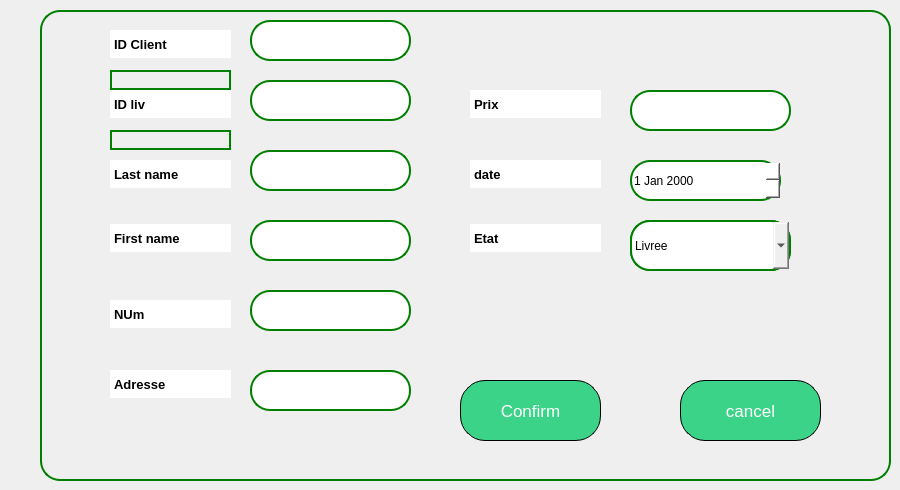
        <widget class="QWidget" name="Adddeli">
         <widget class="QWidget" name="ADDdeli" native="true">
          <property name="geometry">
           <rect>
            <x>40</x>
            <y>10</y>
            <width>851</width>
            <height>471</height>
           </rect>
          </property>
          <property name="styleSheet">
           <string notr="true">border:2px solid green;
border-radius: 20px;
</string>
          </property>
          <widget class="QLineEdit" name="IDdeliv">
           <property name="geometry">
            <rect>
             <x>210</x>
             <y>70</y>
             <width>161</width>
             <height>41</height>
            </rect>
           </property>
           <property name="styleSheet">
            <string notr="true">background-color: rgb(255, 255, 255);
border_radius:10px;</string>
           </property>
          </widget>
          <widget class="QLineEdit" name="IDLIVlineditdeli">
           <property name="geometry">
            <rect>
             <x>70</x>
             <y>80</y>
             <width>121</width>
             <height>28</height>
            </rect>
           </property>
           <property name="font">
            <font>
             <pointsize>10</pointsize>
             <bold>true</bold>
            </font>
           </property>
           <property name="styleSheet">
            <string notr="true">background-color: rgb(255, 255, 255);
color: rgb(0, 0, 0);

border-color: rgb(255, 255, 255);</string>
           </property>
           <property name="text">
            <string>ID liv</string>
           </property>
          </widget>
          <widget class="QLineEdit" name="lineEdit_11deli">
           <property name="geometry">
            <rect>
             <x>70</x>
             <y>290</y>
             <width>121</width>
             <height>28</height>
            </rect>
           </property>
           <property name="font">
            <font>
             <pointsize>10</pointsize>
             <bold>true</bold>
            </font>
           </property>
           <property name="styleSheet">
            <string notr="true">background-color: rgb(255, 255, 255);
color: rgb(0, 0, 0);

border-color: rgb(255, 255, 255);</string>
           </property>
           <property name="text">
            <string>NUm</string>
           </property>
          </widget>
          <widget class="QLineEdit" name="lineEdit_12deli">
           <property name="geometry">
            <rect>
             <x>70</x>
             <y>214</y>
             <width>121</width>
             <height>28</height>
            </rect>
           </property>
           <property name="font">
            <font>
             <pointsize>10</pointsize>
             <bold>true</bold>
            </font>
           </property>
           <property name="styleSheet">
            <string notr="true">background-color: rgb(255, 255, 255);
color: rgb(0, 0, 0);

border-color: rgb(255, 255, 255);</string>
           </property>
           <property name="text">
            <string>First name</string>
           </property>
          </widget>
          <widget class="QLineEdit" name="lineEdit_13deli">
           <property name="geometry">
            <rect>
             <x>70</x>
             <y>360</y>
             <width>121</width>
             <height>28</height>
            </rect>
           </property>
           <property name="font">
            <font>
             <pointsize>10</pointsize>
             <bold>true</bold>
            </font>
           </property>
           <property name="styleSheet">
            <string notr="true">background-color: rgb(255, 255, 255);
color: rgb(0, 0, 0);

border-color: rgb(255, 255, 255);</string>
           </property>
           <property name="text">
            <string>Adresse</string>
           </property>
          </widget>
          <widget class="QLineEdit" name="LSlineditdeli">
           <property name="geometry">
            <rect>
             <x>70</x>
             <y>150</y>
             <width>121</width>
             <height>28</height>
            </rect>
           </property>
           <property name="font">
            <font>
             <pointsize>10</pointsize>
             <bold>true</bold>
            </font>
           </property>
           <property name="styleSheet">
            <string notr="true">background-color: rgb(255, 255, 255);
color: rgb(0, 0, 0);

border-color: rgb(255, 255, 255);</string>
           </property>
           <property name="text">
            <string>Last name</string>
           </property>
          </widget>
          <widget class="QLineEdit" name="lineEdit_25deli">
           <property name="geometry">
            <rect>
             <x>430</x>
             <y>80</y>
             <width>131</width>
             <height>28</height>
            </rect>
           </property>
           <property name="font">
            <font>
             <pointsize>10</pointsize>
             <bold>true</bold>
            </font>
           </property>
           <property name="styleSheet">
            <string notr="true">background-color: rgb(255, 255, 255);
color: rgb(0, 0, 0);

border-color: rgb(255, 255, 255);</string>
           </property>
           <property name="text">
            <string>Prix</string>
           </property>
          </widget>
          <widget class="QLineEdit" name="lineEdit_27deli">
           <property name="geometry">
            <rect>
             <x>430</x>
             <y>214</y>
             <width>131</width>
             <height>28</height>
            </rect>
           </property>
           <property name="font">
            <font>
             <pointsize>10</pointsize>
             <bold>true</bold>
            </font>
           </property>
           <property name="styleSheet">
            <string notr="true">background-color: rgb(255, 255, 255);
color: rgb(0, 0, 0);

border-color: rgb(255, 255, 255);</string>
           </property>
           <property name="text">
            <string>Etat</string>
           </property>
          </widget>
          <widget class="QLineEdit" name="lineEdit_28deli">
           <property name="geometry">
            <rect>
             <x>430</x>
             <y>150</y>
             <width>131</width>
             <height>28</height>
            </rect>
           </property>
           <property name="font">
            <font>
             <pointsize>10</pointsize>
             <bold>true</bold>
            </font>
           </property>
           <property name="styleSheet">
            <string notr="true">background-color: rgb(255, 255, 255);
color: rgb(0, 0, 0);

border-color: rgb(255, 255, 255);</string>
           </property>
           <property name="text">
            <string>date</string>
           </property>
          </widget>
          <widget class="QLineEdit" name="ADdeli">
           <property name="geometry">
            <rect>
             <x>210</x>
             <y>360</y>
             <width>161</width>
             <height>41</height>
            </rect>
           </property>
           <property name="styleSheet">
            <string notr="true">background-color: rgb(255, 255, 255);
border_radius:10px;</string>
           </property>
          </widget>
          <widget class="QLineEdit" name="lineEdit_22deli">
           <property name="geometry">
            <rect>
             <x>590</x>
             <y>210</y>
             <width>161</width>
             <height>51</height>
            </rect>
           </property>
           <property name="styleSheet">
            <string notr="true">background-color: rgb(255, 255, 255);
border_radius:10px;</string>
           </property>
          </widget>
          <widget class="QComboBox" name="ETdeli">
           <property name="geometry">
            <rect>
             <x>590</x>
             <y>210</y>
             <width>161</width>
             <height>51</height>
            </rect>
           </property>
           <property name="styleSheet">
            <string notr="true">QPushButton {
    border: 3px solid green;   /* Bordure verte de 3px */
    border-radius: 20px;       /* Coins arrondis */
    background-color: white;   /* Fond blanc */
    padding: 10px 20px;        /* Ajout d'espace intérieur pour le texte */
}
</string>
           </property>
           <item>
            <property name="text">
             <string>Livree</string>
            </property>
           </item>
           <item>
            <property name="text">
             <string>Non livree</string>
            </property>
           </item>
           <item>
            <property name="text">
             <string>en cours</string>
            </property>
           </item>
          </widget>
          <widget class="QDateEdit" name="DATEdeli">
           <property name="geometry">
            <rect>
             <x>590</x>
             <y>150</y>
             <width>151</width>
             <height>41</height>
            </rect>
           </property>
           <property name="styleSheet">
            <string notr="true">background-color: rgb(255, 255, 255);
border_radius:10px;</string>
           </property>
          </widget>
          <widget class="QLineEdit" name="FNdeli">
           <property name="geometry">
            <rect>
             <x>210</x>
             <y>140</y>
             <width>161</width>
             <height>41</height>
            </rect>
           </property>
           <property name="styleSheet">
            <string notr="true">background-color: rgb(255, 255, 255);
border_radius:10px;</string>
           </property>
          </widget>
          <widget class="QLineEdit" name="LSdeli">
           <property name="geometry">
            <rect>
             <x>210</x>
             <y>210</y>
             <width>161</width>
             <height>41</height>
            </rect>
           </property>
           <property name="styleSheet">
            <string notr="true">background-color: rgb(255, 255, 255);
border_radius:10px;</string>
           </property>
          </widget>
          <widget class="QLineEdit" name="NUMdeli">
           <property name="geometry">
            <rect>
             <x>210</x>
             <y>280</y>
             <width>161</width>
             <height>41</height>
            </rect>
           </property>
           <property name="styleSheet">
            <string notr="true">background-color: rgb(255, 255, 255);
border_radius:10px;</string>
           </property>
          </widget>
          <widget class="QLineEdit" name="PRdeli">
           <property name="geometry">
            <rect>
             <x>590</x>
             <y>80</y>
             <width>161</width>
             <height>41</height>
            </rect>
           </property>
           <property name="styleSheet">
            <string notr="true">background-color: rgb(255, 255, 255);
border_radius:10px;</string>
           </property>
          </widget>
          <widget class="QToolButton" name="CONFIRMdeli">
           <property name="geometry">
            <rect>
             <x>420</x>
             <y>370</y>
             <width>141</width>
             <height>61</height>
            </rect>
           </property>
           <property name="contextMenuPolicy">
            <enum>Qt::NoContextMenu</enum>
           </property>
           <property name="autoFillBackground">
            <bool>false</bool>
           </property>
           <property name="styleSheet">
            <string notr="true">QToolButton {
    background-color: rgb(59, 211, 135); /* Couleur verte */
    color: rgb(255, 255, 255); /* Texte blanc */
    border-radius: 25px; /* Coins arrondis */
    border: 1px solid #000000; /* Bordure noire */
    font-family: &quot;MV Boli&quot;; /* Police */
    font-size: 17px; /* Taille */
}
</string>
           </property>
           <property name="text">
            <string>Confirm</string>
           </property>
           <property name="checkable">
            <bool>false</bool>
           </property>
           <property name="autoRaise">
            <bool>false</bool>
           </property>
          </widget>
          <widget class="QToolButton" name="CANCELdeli">
           <property name="geometry">
            <rect>
             <x>640</x>
             <y>370</y>
             <width>141</width>
             <height>61</height>
            </rect>
           </property>
           <property name="contextMenuPolicy">
            <enum>Qt::NoContextMenu</enum>
           </property>
           <property name="autoFillBackground">
            <bool>false</bool>
           </property>
           <property name="styleSheet">
            <string notr="true">QToolButton {
    background-color: rgb(59, 211, 135); /* Couleur verte */
    color: rgb(255, 255, 255); /* Texte blanc */
    border-radius: 25px; /* Coins arrondis */
    border: 1px solid #000000; /* Bordure noire */
    font-family: &quot;MV Boli&quot;; /* Police */
    font-size: 17px; /* Taille */
}
</string>
           </property>
           <property name="text">
            <string>cancel</string>
           </property>
           <property name="checkable">
            <bool>false</bool>
           </property>
           <property name="autoRaise">
            <bool>false</bool>
           </property>
          </widget>
          <widget class="QLabel" name="idWarningIcondeli">
           <property name="geometry">
            <rect>
             <x>70</x>
             <y>120</y>
             <width>121</width>
             <height>20</height>
            </rect>
           </property>
           <property name="text">
            <string/>
           </property>
          </widget>
          <widget class="QLineEdit" name="ID_2deliv">
           <property name="geometry">
            <rect>
             <x>210</x>
             <y>10</y>
             <width>161</width>
             <height>41</height>
            </rect>
           </property>
           <property name="styleSheet">
            <string notr="true">background-color: rgb(255, 255, 255);
border_radius:10px;</string>
           </property>
          </widget>
          <widget class="QLineEdit" name="IDClinedeli">
           <property name="geometry">
            <rect>
             <x>70</x>
             <y>20</y>
             <width>121</width>
             <height>28</height>
            </rect>
           </property>
           <property name="font">
            <font>
             <pointsize>10</pointsize>
             <bold>true</bold>
            </font>
           </property>
           <property name="styleSheet">
            <string notr="true">background-color: rgb(255, 255, 255);
color: rgb(0, 0, 0);

border-color: rgb(255, 255, 255);</string>
           </property>
           <property name="text">
            <string>ID Client</string>
           </property>
          </widget>
          <widget class="QLabel" name="idWarningIcon_2deli">
           <property name="geometry">
            <rect>
             <x>70</x>
             <y>60</y>
             <width>121</width>
             <height>20</height>
            </rect>
           </property>
           <property name="text">
            <string/>
           </property>
          </widget>
         </widget>
        </widget>
